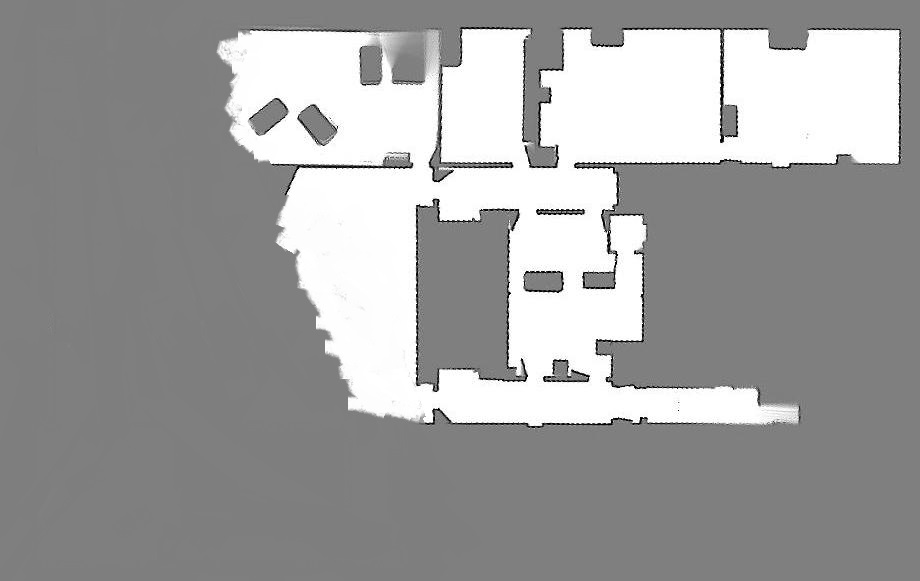
#> input picture Map_Merging/FYP_Data_Collection/Ver1_Pairs/Images/ap_hill_crop_2.jpg, 920 x 581 px
$ python rotated_test.py
#> lines starting #> are read from the running program, lines starting #| are printed output that depends on the picture
import cv2 as cv

def rotate_image(mat, angle):
    """
    Rotates an image (angle in degrees) and expands image to avoid cropping
    """

    height, width = mat.shape[:2] # image shape has 3 dimensions
    image_center = (width/2, height/2) # getRotationMatrix2D needs coordinates in reverse order (width, height) compared to shape

    angle = 0 - angle

    rotation_mat = cv.getRotationMatrix2D(image_center, angle, 1.)

    # rotation calculates the cos and sin, taking absolutes of those.
    abs_cos = abs(rotation_mat[0,0])
    abs_sin = abs(rotation_mat[0,1])

    # find the new width and height bounds
    bound_w = int(height * abs_sin + width * abs_cos)
    bound_h = int(height * abs_cos + width * abs_sin)

    # subtract old image center (bringing image back to origo) and adding the new image center coordinates
    rotation_mat[0, 2] += bound_w/2 - image_center[0]
    rotation_mat[1, 2] += bound_h/2 - image_center[1]

    # rotate image with the new bounds and translated rotation matrix
    rotated_mat = cv.warpAffine(mat, rotation_mat, (bound_w, bound_h), flags = cv.INTER_LANCZOS4)
    return rotated_mat

img = cv.imread('Images/ap_hill_crop_2.jpg', 0)
#> img is the input picture: shape (581, 920); min 0, max 255, mean 159.4
rot_img = rotate_image(img, 45)
#> in rotate_image, `rotated_mat = cv.warpAffine(mat, rotation_mat, (bound_w, bound_h), fla..`:
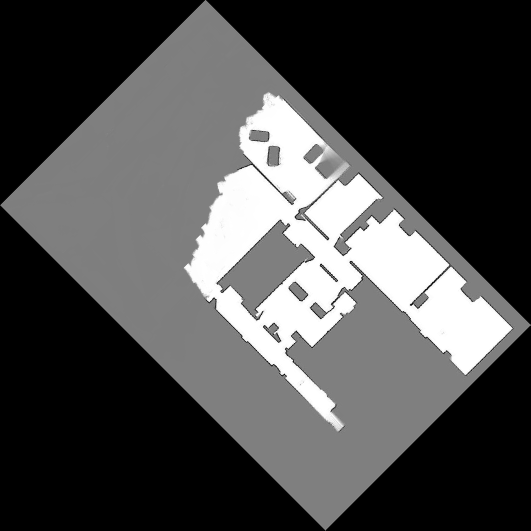
#> rotated_mat: shape (1061, 1061) (shown at 1/2 size); min 0, max 255, mean 75.7
cv.imwrite('45.jpg', rot_img)
rot_img = rotate_image(img, 90)
#> call 2 of rotate_image, with angle = 90
#> in rotate_image (call 2), `rotated_mat = cv.warpAffine(mat, rotation_mat, (bound_w, bound_h), fla..`:
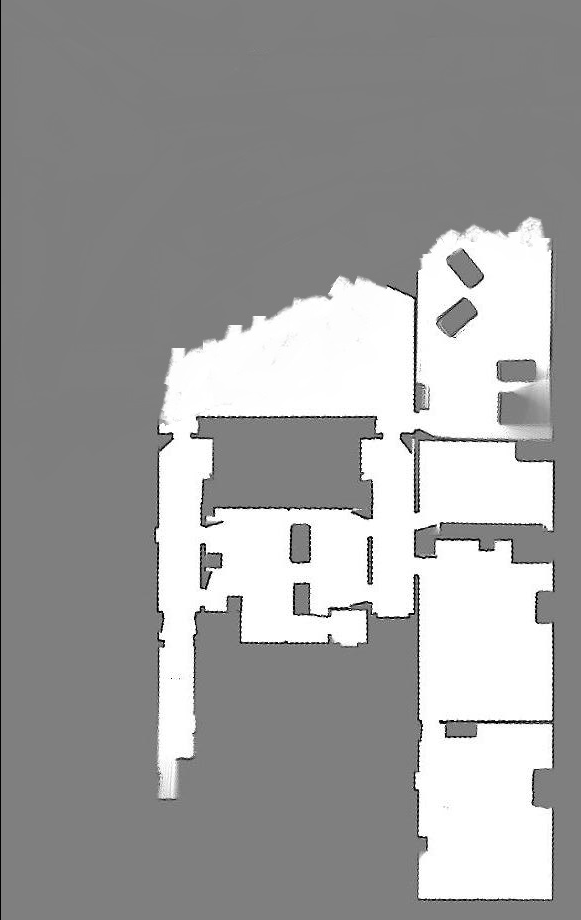
#> rotated_mat: shape (920, 581); min 0, max 255, mean 159.2
cv.imwrite('90.jpg', rot_img)
rot_img = rotate_image(img, 135)
#> call 3 of rotate_image, with angle = 135
#> in rotate_image (call 3), `rotated_mat = cv.warpAffine(mat, rotation_mat, (bound_w, bound_h), fla..`:
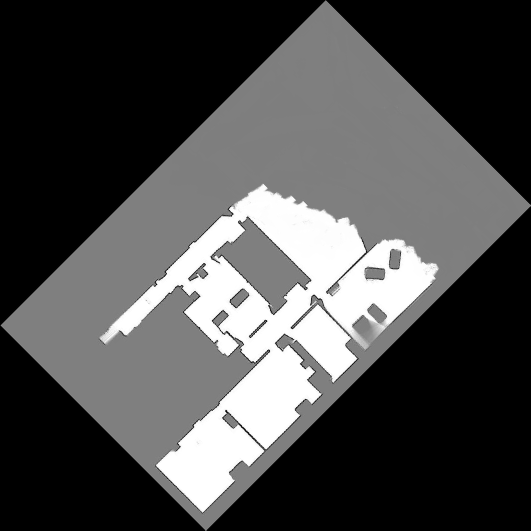
#> rotated_mat: shape (1061, 1061) (shown at 1/2 size); min 0, max 255, mean 75.7
cv.imwrite('135.jpg', rot_img)
rot_img = rotate_image(img, 180)
#> call 4 of rotate_image, with angle = 180
#> in rotate_image (call 4), `rotated_mat = cv.warpAffine(mat, rotation_mat, (bound_w, bound_h), fla..`:
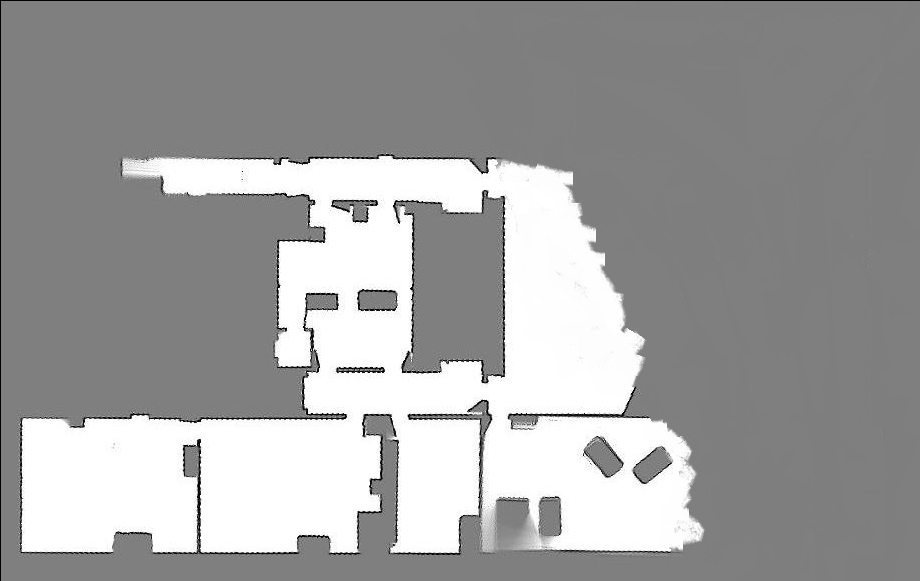
#> rotated_mat: shape (581, 920); min 0, max 255, mean 159.1
cv.imwrite('180.jpg', rot_img)

$ run again, with Map_Merging/FYP_Data_Collection/Ver1_Pairs/Images/ap_hill_crop_1.jpg copied over Map_Merging/FYP_Data_Collection/Ver1_Pairs/Images/ap_hill_crop_2.jpg
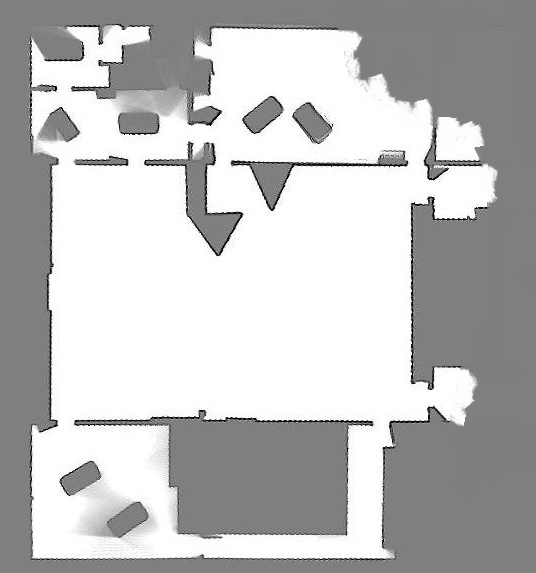
#> input picture Map_Merging/FYP_Data_Collection/Ver1_Pairs/Images/ap_hill_crop_1.jpg, 536 x 573 px
#> img is the input picture: shape (573, 536); min 0, max 255, mean 189.5
#> rotated_mat: shape (536, 573)
#> in rotate_image (call 3), `rotated_mat = cv.warpAffine(mat, rotation_mat, (bound_w, bound_h), fla..`:
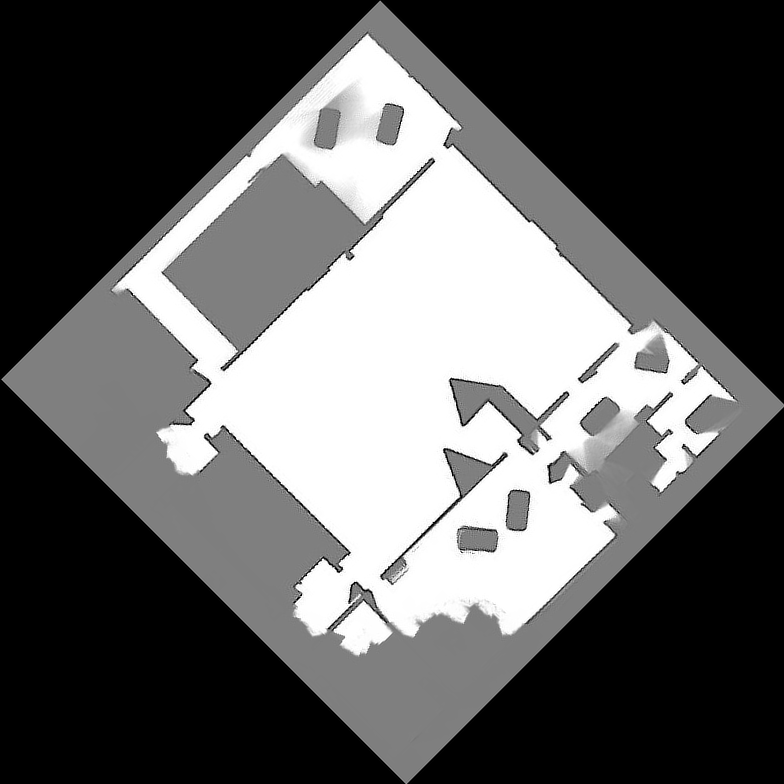
#> rotated_mat: shape (784, 784); min 0, max 255, mean 94.7
#> in rotate_image (call 4), `rotated_mat = cv.warpAffine(mat, rotation_mat, (bound_w, bound_h), fla..`:
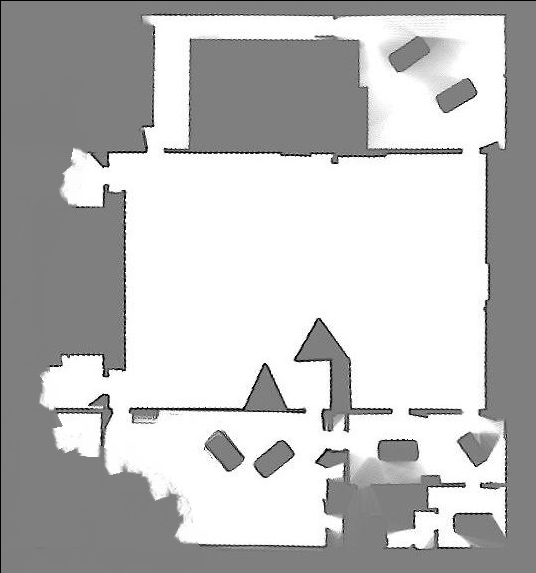
#> rotated_mat: shape (573, 536); min 0, max 255, mean 189

$ run again, with Map_Merging/FYP_Data_Collection/Ver1_Pairs/Images/Andrew_Howard_SDR_site_crop_1.jpg copied over Map_Merging/FYP_Data_Collection/Ver1_Pairs/Images/ap_hill_crop_2.jpg
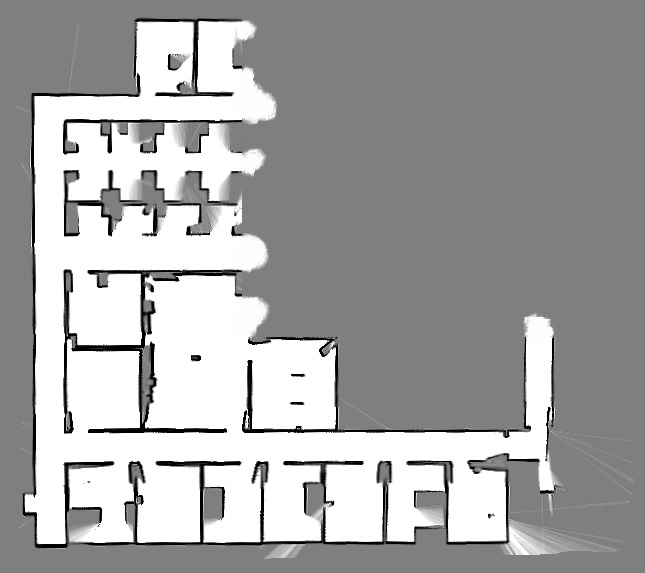
#> input picture Map_Merging/FYP_Data_Collection/Ver1_Pairs/Images/Andrew_Howard_SDR_site_crop_1.jpg, 645 x 573 px
#> img is the input picture: shape (573, 645); min 0, max 255, mean 164.4
#> rotated_mat: shape (645, 573)
#> in rotate_image (call 3), `rotated_mat = cv.warpAffine(mat, rotation_mat, (bound_w, bound_h), fla..`:
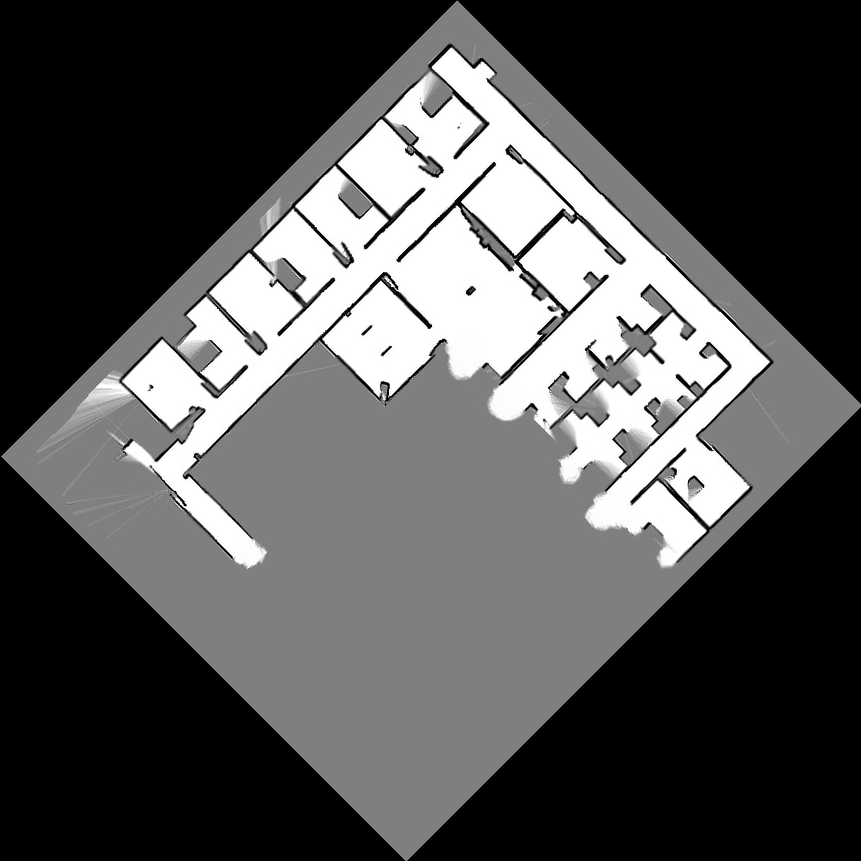
#> rotated_mat: shape (861, 861); min 0, max 255, mean 82
#> in rotate_image (call 4), `rotated_mat = cv.warpAffine(mat, rotation_mat, (bound_w, bound_h), fla..`:
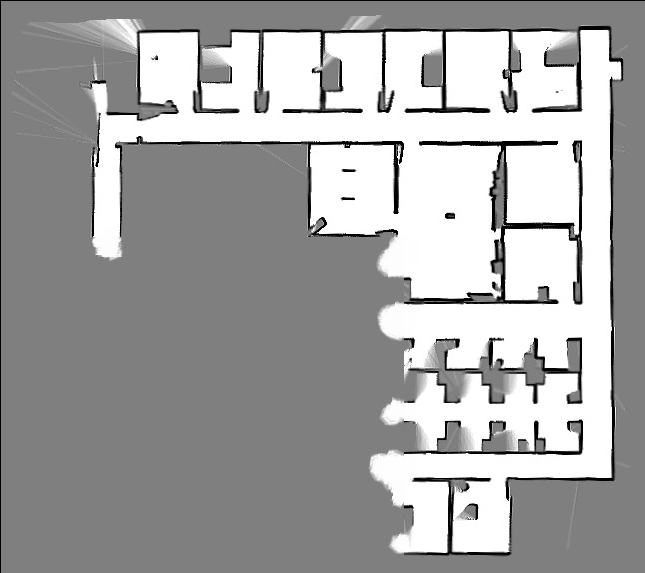
#> rotated_mat: shape (573, 645); min 0, max 255, mean 164

$ run again, with Map_Merging/FYP_Data_Collection/Ver1_Pairs/Images/Andrew_Howard_SDR_site_crop_2.jpg copied over Map_Merging/FYP_Data_Collection/Ver1_Pairs/Images/ap_hill_crop_2.jpg
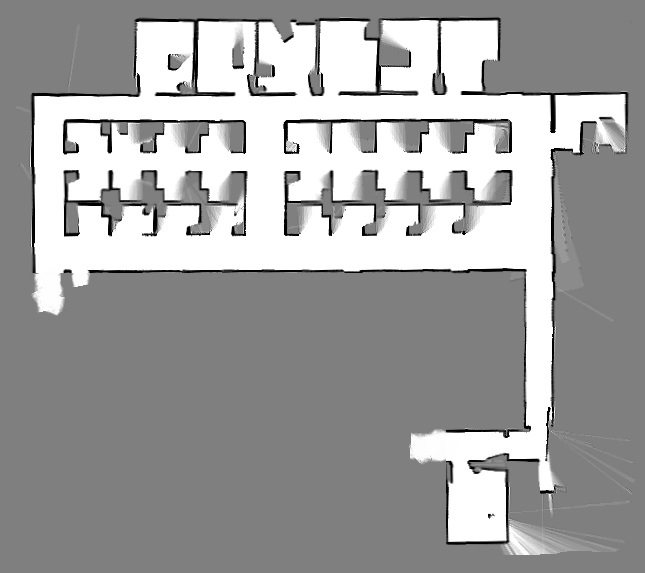
#> input picture Map_Merging/FYP_Data_Collection/Ver1_Pairs/Images/Andrew_Howard_SDR_site_crop_2.jpg, 645 x 573 px
#> img is the input picture: shape (573, 645); min 0, max 255, mean 160.6
#> rotated_mat: shape (645, 573)
#> in rotate_image (call 3), `rotated_mat = cv.warpAffine(mat, rotation_mat, (bound_w, bound_h), fla..`:
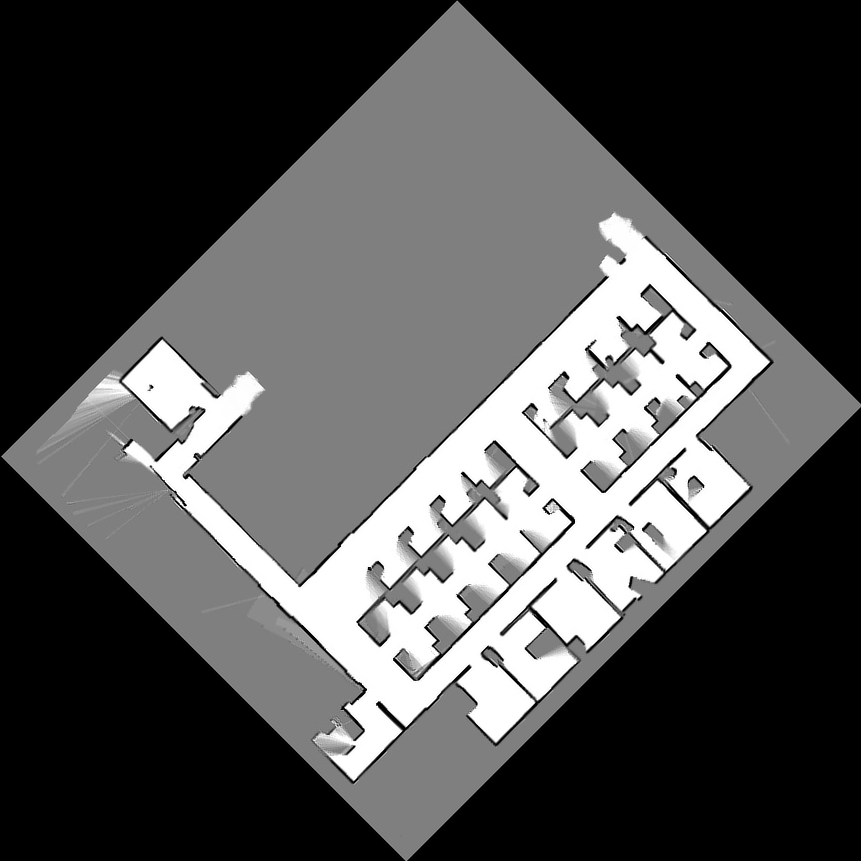
#> rotated_mat: shape (861, 861); min 0, max 255, mean 80.1
#> in rotate_image (call 4), `rotated_mat = cv.warpAffine(mat, rotation_mat, (bound_w, bound_h), fla..`:
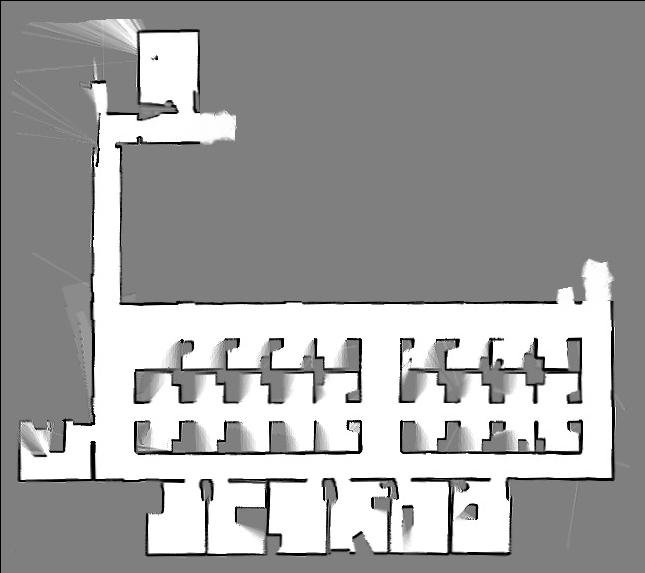
#> rotated_mat: shape (573, 645); min 0, max 255, mean 160.2
